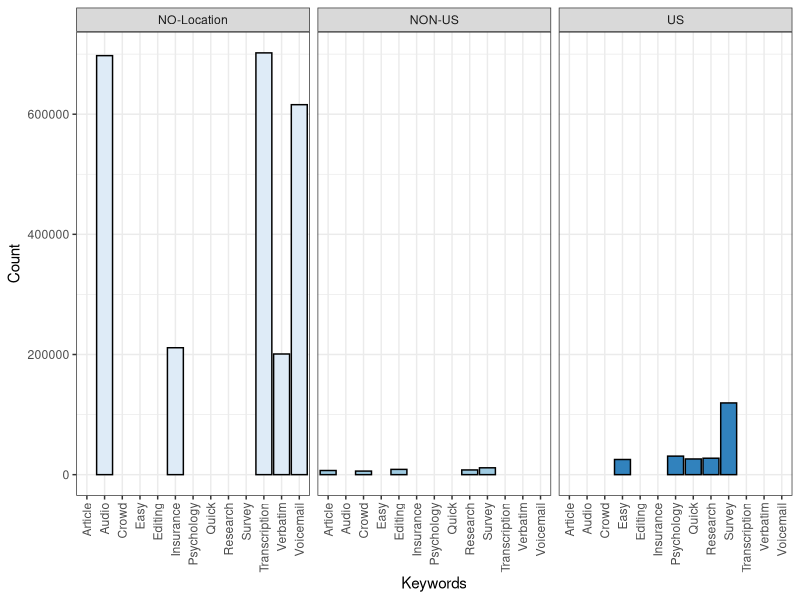
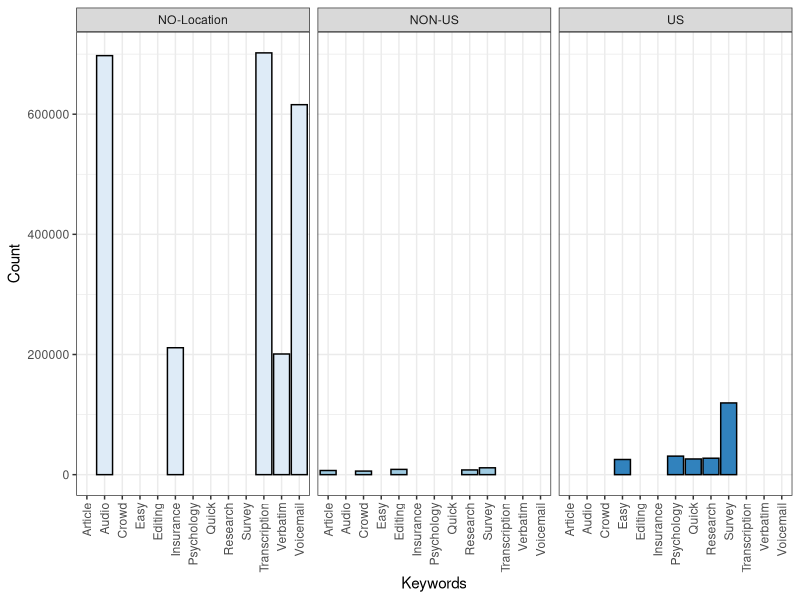

Write the R code that produced these figures, in order.
library(ggplot2)
library(scales)
options(scipen=10000)
data <- read.csv(file = '../raw/location.tsv', header=T, sep='\t')
attach(data)                             
ggplot(data, aes(y=count, x=Keyword, fill=Requirement)) + 
geom_histogram(stat="identity", col="black") +  
facet_grid(. ~ Requirement) + 
scale_fill_brewer() + ylab("Count") + xlab("Keywords")  +
theme_bw() +
theme(legend.position="none", axis.text.x = element_text(angle = 90, hjust = 1, vjust =0.5))
ggsave("../../paper/figures/keywords_location.pdf", width=7, height=3.2)